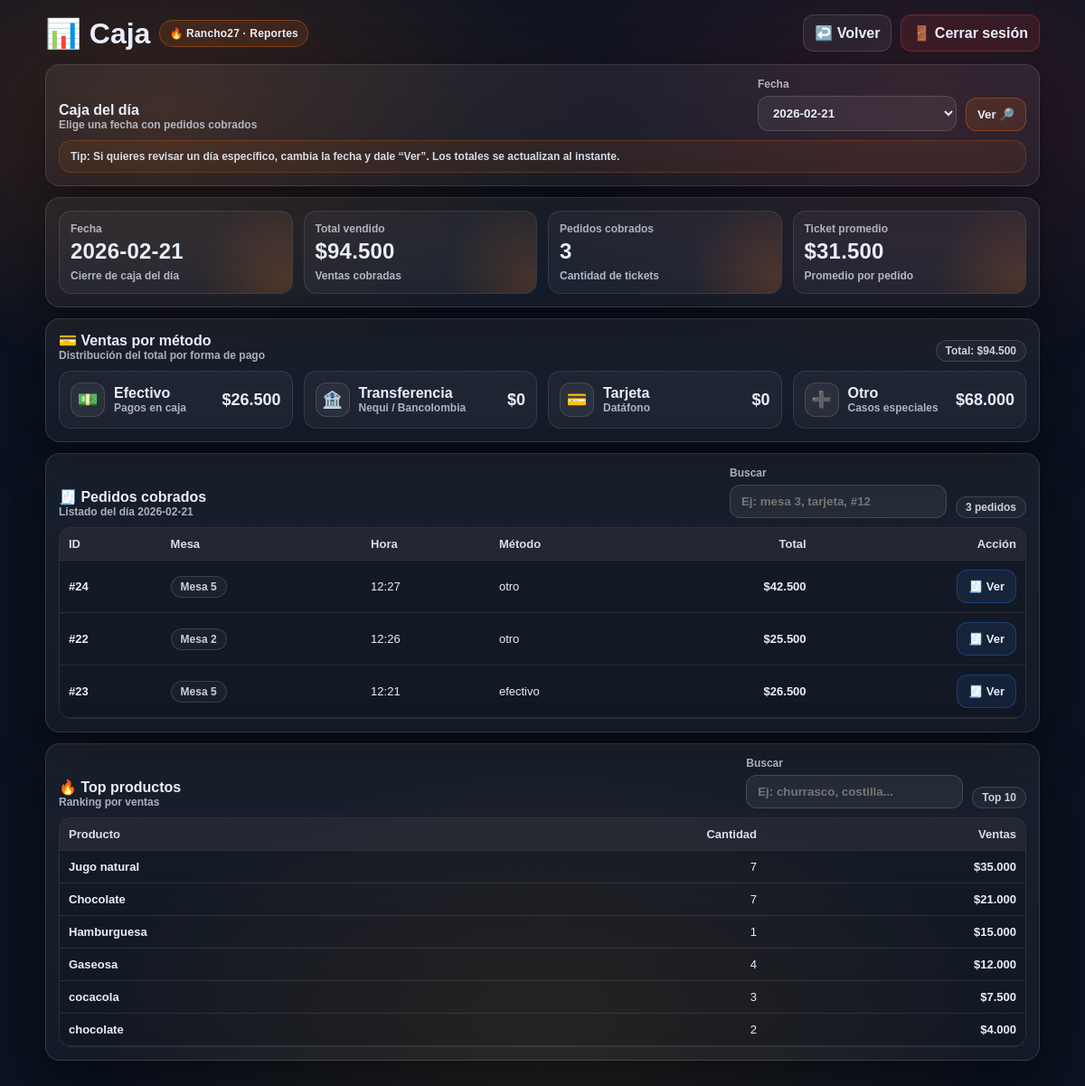
Page /admin/caja (signed in) on the committed database.
### models.py (models this page shows, shortened)
class Pedido(db.Model):
    id = db.Column(db.Integer, primary_key=True)
    mesa_id = db.Column(db.Integer, db.ForeignKey("mesa.id"), nullable=False)
    mesero_id = db.Column(db.Integer, db.ForeignKey("user.id"), nullable=False)
    estado = db.Column(db.String(20), default="abierto")
    fecha = db.Column(db.DateTime, default=datetime.utcnow)
    metodo_pago = db.Column(db.String(20), nullable=True)
    monto_recibido = db.Column(db.Float, nullable=True)
    cambio = db.Column(db.Float, nullable=True)
    fecha_cierre = db.Column(db.DateTime, nullable=True)
    mesa = db.relationship("Mesa")
    mesero = db.relationship("User")

class Producto(db.Model):
    id = db.Column(db.Integer, primary_key=True)
    nombre = db.Column(db.String(100), nullable=False)
    precio = db.Column(db.Float, nullable=False)
    activo = db.Column(db.Boolean, default=True)
    categoria = db.Column(db.String(30), nullable=False, default="almuerzos")

### app.py (the view)
@app.route("/admin/caja")
@login_required
def caja_dia():
    if (current_user.role or "").lower() != "admin":
        return redirect(url_for("login"))
    fechas_rows = (
        db.session.query(func.date(Pedido.fecha_cierre))
        .filter(Pedido.estado == "cerrado", Pedido.fecha_cierre.isnot(None))
        .group_by(func.date(Pedido.fecha_cierre))
        .order_by(func.date(Pedido.fecha_cierre).desc())
        .all()
    )
    fechas_disponibles = [str(r[0]) for r in fechas_rows if r[0] is not None]
    fecha_str = request.args.get("fecha", "").strip()
    if fecha_str and fecha_str in fechas_disponibles:
        dia = datetime.strptime(fecha_str, "%Y-%m-%d").date()
    else:
        dia = datetime.strptime(fechas_disponibles[0], "%Y-%m-%d").date() if fechas_disponibles else date.today()
    inicio_utc, fin_utc = bogota_day_to_utc_range(dia)
    pedidos = (
        Pedido.query
        .filter(
            Pedido.estado == "cerrado",
            Pedido.fecha_cierre.isnot(None),
            Pedido.fecha_cierre >= inicio_utc,
            Pedido.fecha_cierre <= fin_utc
        )
        .order_by(Pedido.fecha_cierre.desc())
        .all()
    )
    total_dia = 0.0
    conteo = len(pedidos)
    por_metodo = {"efectivo": 0.0, "transferencia": 0.0, "tarjeta": 0.0, "otro": 0.0}
    pedidos_info = []
    top = {}
    for p in pedidos:
        total_pedido = 0.0
        for d in p.detalles:
            subtotal = float(d.producto.precio) * int(d.cantidad)
            total_pedido += subtotal
            nombre = d.producto.nombre
            if nombre not in top:
                top[nombre] = {"cantidad": 0, "ventas": 0.0}
            top[nombre]["cantidad"] += int(d.cantidad)
            top[nombre]["ventas"] += subtotal
        total_dia += total_pedido
        metodo = (p.metodo_pago or "otro").lower()
        if metodo not in por_metodo:
            metodo = "otro"
        por_metodo[metodo] += total_pedido
        hora_ok = to_bogota(p.fecha_cierre).strftime("%H:%M") if p.fecha_cierre else ""
        pedidos_info.append({
            "id": p.id,
            "mesa": p.mesa.numero,
            "hora": hora_ok,
            "metodo": (p.metodo_pago or "otro"),
            "total": total_pedido,
        })
    ticket_promedio = (total_dia / conteo) if conteo > 0 else 0.0
    top_lista = sorted(
        [{"nombre": k, "cantidad": v["cantidad"], "ventas": v["ventas"]} for k, v in top.items()],
        key=lambda x: x["ventas"],
        reverse=True
    )[:10]
    return render_template(
        "caja.html",
        dia=dia,
        fechas_disponibles=fechas_disponibles,
        total_dia=total_dia,
        conteo=conteo,
        ticket_promedio=ticket_promedio,
        por_metodo=por_metodo,
        pedidos_info=pedidos_info,
        top_lista=top_lista
    )

### app.py (called while the page is built)
def to_bogota(dt: datetime) -> datetime:
    if not dt:
        return dt
    if dt.tzinfo is None:
        dt = dt.replace(tzinfo=UTC)
    return dt.astimezone(BOG)

def bogota_day_to_utc_range(d: date):
    inicio_bog = datetime.combine(d, time.min).replace(tzinfo=BOG)
    fin_bog = datetime.combine(d, time.max).replace(tzinfo=BOG)
    inicio_utc = inicio_bog.astimezone(UTC).replace(tzinfo=None)
    fin_utc = fin_bog.astimezone(UTC).replace(tzinfo=None)
    return inicio_utc, fin_utc

@app.template_filter("cop")
def cop(value):
    try:
        n = int(round(float(value)))
    except (TypeError, ValueError):
        n = 0
    return "$" + f"{n:,}".replace(",", ".")

@login_manager.user_loader
def load_user(user_id):
    return db.session.get(User, int(user_id))

### templates/caja.html (shortened to what this page needs)
<!DOCTYPE html>
<html lang="es">
<head>
</head>
<body>
  <div class="wrap">
    <div class="topbar">
      <div class="title">
        <h1>📊 Caja</h1>
        <span class="badge">🔥 Rancho27 · Reportes</span>
      </div>
      <div class="btnrow">
        <a class="btn" href="{{ url_for('admin_panel') }}">↩️ Volver</a>
        <a class="btn red" href="{{ url_for('logout') }}">🚪 Cerrar sesión</a>
      </div>
    </div>
    <div class="card">
      <div class="formRow">
        <div>
          <h2 style="font-size:16px; font-weight:900;">Caja del día</h2>
          <div class="muted">Elige una fecha con pedidos cobrados</div>
        </div>
        <form method="GET" action="{{ url_for('caja_dia') }}" class="controls">
          <div class="control" style="min-width:220px;">
            <div class="muted">Fecha</div>
            <select name="fecha">
              {% for f in fechas_disponibles %}
                <option value="{{ f }}" {% if f == dia|string %}selected{% endif %}>{{ f }}</option>
              {% endfor %}
            </select>
          </div>
          <button class="btn ember" type="submit">Ver 🔎</button>
        </form>
      </div>
      <div class="note">
        Tip: Si quieres revisar un día específico, cambia la fecha y dale “Ver”. Los totales se actualizan al instante.
      </div>
    </div>
    <div class="card">
      <div class="grid">
        <div class="stat">
          <div class="muted">Fecha</div>
          <div class="metric">{{ dia }}</div>
          <div class="mini">Cierre de caja del día</div>
        </div>
        <div class="stat">
          <div class="muted">Total vendido</div>
          <div class="metric">{{ total_dia|cop }}</div>
          <div class="mini">Ventas cobradas</div>
        </div>
        <div class="stat">
          <div class="muted">Pedidos cobrados</div>
          <div class="metric">{{ conteo }}</div>
          <div class="mini">Cantidad de tickets</div>
        </div>
        <div class="stat">
          <div class="muted">Ticket promedio</div>
          <div class="metric">{{ ticket_promedio|cop }}</div>
          <div class="mini">Promedio por pedido</div>
        </div>
      </div>
    </div>
    <div class="card">
      <div class="sectionHead">
        <div>
          <h2 style="font-size:16px; font-weight:900;">💳 Ventas por método</h2>
          <div class="muted">Distribución del total por forma de pago</div>
        </div>
        <span class="pill">Total: {{ total_dia|cop }}</span>
      </div>
      <div class="methodGrid">
        <div class="method">
          <div style="display:flex; align-items:center; gap:10px;">
            <div class="icon">💵</div>
            <div>
              <div style="font-weight:900;">Efectivo</div>
              <div class="muted">Pagos en caja</div>
            </div>
          </div>
          <div class="val">{{ por_metodo["efectivo"]|cop }}</div>
        </div>
        <div class="method">
          <div style="display:flex; align-items:center; gap:10px;">
            <div class="icon">🏦</div>
            <div>
              <div style="font-weight:900;">Transferencia</div>
              <div class="muted">Nequi / Bancolombia</div>
            </div>
          </div>
          <div class="val">{{ por_metodo["transferencia"]|cop }}</div>
        </div>
        <div class="method">
          <div style="display:flex; align-items:center; gap:10px;">
            <div class="icon">💳</div>
            <div>
              <div style="font-weight:900;">Tarjeta</div>
              <div class="muted">Datáfono</div>
            </div>
          </div>
          <div class="val">{{ por_metodo["tarjeta"]|cop }}</div>
        </div>
        <div class="method">
          <div style="display:flex; align-items:center; gap:10px;">
            <div class="icon">➕</div>
            <div>
              <div style="font-weight:900;">Otro</div>
              <div class="muted">Casos especiales</div>
            </div>
          </div>
          <div class="val">{{ por_metodo["otro"]|cop }}</div>
        </div>
      </div>
    </div>
    <div class="card">
      <div class="sectionHead">
        <div>
          <h2 style="font-size:16px; font-weight:900;">🧾 Pedidos cobrados</h2>
          <div class="muted">Listado del día {{ dia }}</div>
        </div>
        <div class="controls">
          <div class="control search">
            <div class="muted">Buscar</div>
            <input id="qPedidos" type="text" placeholder="Ej: mesa 3, tarjeta, #12">
          </div>
          <span class="pill" id="countPedidos">{{ conteo }} pedidos</span>
        </div>
      </div>
      {% if pedidos_info|length == 0 %}
        <div class="muted" style="margin-top:10px;">No hay pedidos cobrados en esta fecha.</div>
      {% else %}
        <div class="tableWrap">
          <table id="tablaPedidos">
            <thead>
              <tr>
                <th>ID</th>
                <th>Mesa</th>
                <th>Hora</th>
                <th>Método</th>
                <th class="right">Total</th>
                <th class="right">Acción</th>
              </tr>
            </thead>
            <tbody>
              {% for p in pedidos_info %}
              <tr>
                <td><b>#{{ p.id }}</b></td>
                <td><span class="pill">Mesa {{ p.mesa }}</span></td>
                <td>{{ p.hora }}</td>
                <td>{{ p.metodo }}</td>
                <td class="right"><b>{{ p.total|cop }}</b></td>
                <td class="right">
                  <a class="btn blue" href="{{ url_for('ver_factura', pedido_id=p.id) }}">🧾 Ver</a>
                </td>
              </tr>
              {% endfor %}
            </tbody>
          </table>
        </div>
      {% endif %}
    </div>
    <div class="card">
      <div class="sectionHead">
        <div>
          <h2 style="font-size:16px; font-weight:900;">🔥 Top productos</h2>
          <div class="muted">Ranking por ventas</div>
        </div>
        <div class="controls">
          <div class="control search">
            <div class="muted">Buscar</div>
            <input id="qTop" type="text" placeholder="Ej: churrasco, costilla...">
          </div>
          <span class="pill" id="countTop">Top 10</span>
        </div>
      </div>
      {% if top_lista|length == 0 %}
        <div class="muted" style="margin-top:10px;">No hay productos (aún).</div>
      {% else %}
        <div class="tableWrap">
          <table id="tablaTop">
            <thead>
              <tr>
                <th>Producto</th>
                <th class="right">Cantidad</th>
                <th class="right">Ventas</th>
              </tr>
            </thead>
            <tbody>
              {% for t in top_lista %}
              <tr>
                <td><b>{{ t.nombre }}</b></td>
                <td class="right">{{ t.cantidad }}</td>
                <td class="right"><b>{{ t.ventas|cop }}</b></td>
              </tr>
              {% endfor %}
            </tbody>
          </table>
        </div>
      {% endif %}
    </div>
  </div>
</body>
</html>

### rows in the picture
Pedido: id "23", mesa "5", hora "12:21", metodo "efectivo", total|cop "$26.500"
Producto: nombre "Jugo natural", cantidad "7", ventas|cop "$35.000"
Producto: nombre "Chocolate", cantidad "7", ventas|cop "$21.000"
Producto: nombre "Hamburguesa", cantidad "1", ventas|cop "$15.000"
Producto: nombre "Gaseosa", cantidad "4", ventas|cop "$12.000"
Producto: nombre "cocacola", cantidad "3", ventas|cop "$7.500"
Producto: nombre "chocolate", cantidad "2", ventas|cop "$4.000"

### other values in the picture
{{ dia }} "2026-02-21"
{{ total_dia|cop }} "$94.500"
{{ conteo }} "3"
{{ ticket_promedio|cop }} "$31.500"
{{ por_metodo["efectivo"]|cop }} "$26.500"
{{ por_metodo["transferencia"]|cop }} "$0"
{{ por_metodo["tarjeta"]|cop }} "$0"
{{ por_metodo["otro"]|cop }} "$68.000"
{{ p.id }} "24" "22"
{{ p.mesa }} "5" "2"
{{ p.hora }} "12:27" "12:26"
{{ p.metodo }} "otro" "otro"
{{ p.total|cop }} "$42.500" "$25.500"
form field fecha "2026-02-21"
